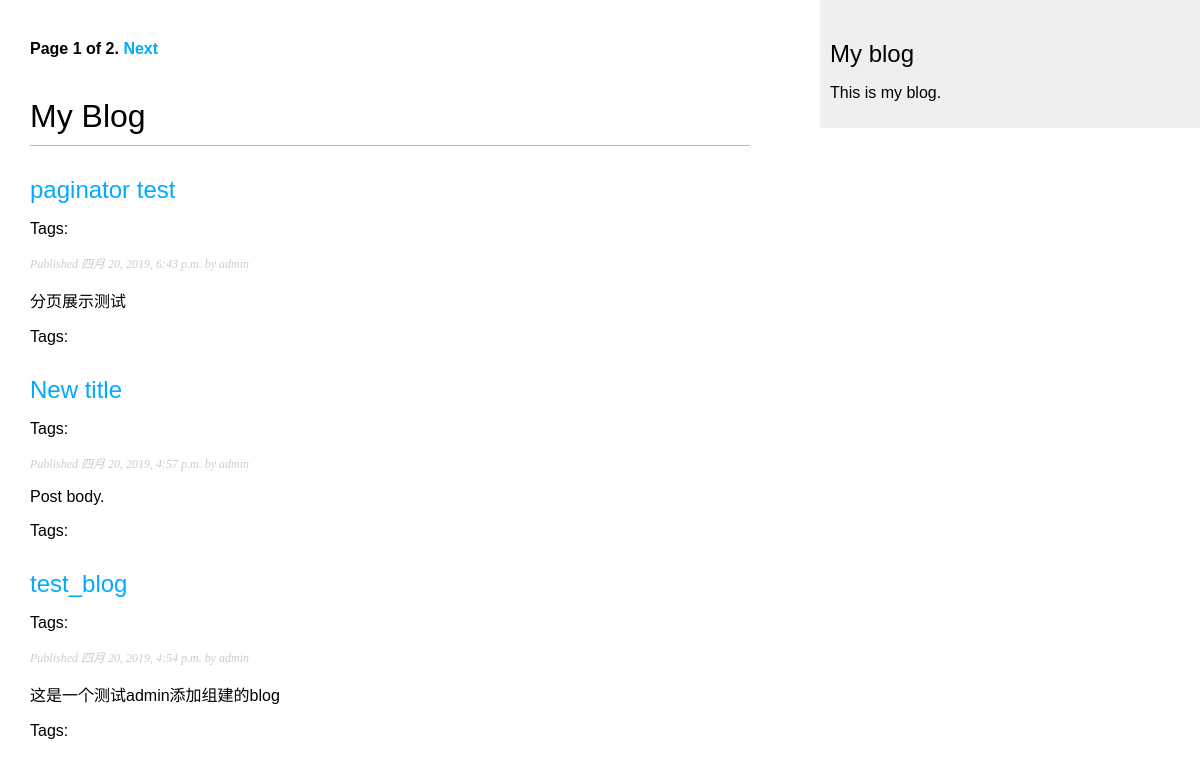
Screenshot of /blog/ with the database file from the repository.
### blog/models.py (models this page shows, shortened)
class Post(models.Model):
	STATUS_CHOICES = (
		("draft", "Draft"),
		("published", "Published"),
	)
	title = models.CharField(max_length=250)
	slug = models.SlugField(max_length=250, unique_for_date="publish")
	author = models.ForeignKey(User, related_name="blog_posts", on_delete=models.CASCADE)
	body = models.TextField()
	publish = models.DateTimeField(default=timezone.now)
	created = models.DateTimeField(auto_now_add=True)
	updated = models.DateTimeField(auto_now=True)
	status = models.CharField(max_length=10, choices=STATUS_CHOICES, default="draft")
	tags = TaggableManager()
	objects = models.Manager()
	published = PublishedManager()
	class Meta:
		db_table = "blog_post"
		ordering = ("-publish", )
	def get_absolute_url(self):
		return reverse("blog:post_detail", args=[self.publish.year, self.publish.strftime("%m"), self.publish.strftime("%d"), self.slug])

### blog/views.py (the view)
# urls.py: path("", post_list, name="post_list"),
def post_list(request, tag_slug=None):
	object_list = Post.published.all()
	tag = None
	if tag_slug:
		tag = get_object_or_404(Tag, slug=tag_slug)
		object_list = object_list.filter(tags__in=[tag])
	paginator = Paginator(object_list, 3)
	page = request.GET.get("page")
	try:
		posts = paginator.page(page)
	except PageNotAnInteger:
		posts = paginator.page(1)
	except EmptyPage:
		posts = paginator.page(paginator.num_pages)
	return render(request, "blog/post/list.html", {"page": page, "posts": posts, "tag": tag})

### blog/models.py (called while the page is built)
	def get_queryset(self):
		return super(PublishedManager, self).get_queryset().filter(status="published")

### template/blog/post/list.html (shortened to what this page needs)
{% extends "blog/base.html" %}
{% block content %}
{% include "pagination.html" with page=posts %}
<h1>My Blog</h1>
{% for post in posts %}
	<h2>
		<a href="{{ post.get_absolute_url }}">{{ post.title }}</a>
	</h2>
	<p class="tags">
		Tags:
	</p>
	<p class="date">
		Published {{ post.publish }} by {{ post.author }}
	</p>
	{{ post.body|truncatewords:30|linebreaks }}
	<p class="tags">Tags: {{ post.tags.all|join:", " }}</p>
	{% endfor %}
{% endblock %}

### template/blog/base.html (shortened to what this page needs)
{% load staticfiles %}
<!DOCTYPE html>
<html>
<head>
	<link href="{% static "css/blog/blog.css" %}" rel="stylesheet">
</head>
<body>
	<div id="content">
		{% block content %}
		{% endblock %}
	</div>
	<div id="sidebar">
		<h2>My blog</h2>
			<p>This is my blog.</p>
</body>
</html>

### template/pagination.html (shortened to what this page needs)
<div class="pagination">
	<span class="step-links">
		<span class="current">
			Page {{page.number }} of {{ page.paginator.num_pages }}.
		</span>
		{% if page.has_next %}
		<a href="?page={{ page.next_page_number }}">Next</a>
		{% endif %}
	</span>
</div>

### static/css/blog/blog.css (style rules this page uses)
body { margin:0; padding:0; font-family:helvetica, sans-serif; }
a { color:#00abff; text-decoration:none; }
h1 { font-weight:normal; border-bottom:1px solid #bbb; padding:0 0 10px 0; }
h2 { font-weight:normal; margin:30px 0 0; }
#content { float:left; width:60%; padding:0 0 0 30px; }
#sidebar { float:right; width:30%; padding:10px; background:#efefef; height:100%; }
p.date { color:#ccc; font-family: georgia, serif; font-size: 12px; font-style: italic; }
.pagination { margin:40px 0; font-weight:bold; }

### rows the page displays
Post: title "paginator test", publish "四月 20, 2019, 6:43 p.m.", author "admin", body "分页展示测试"
Post: title "New title", publish "四月 20, 2019, 4:57 p.m.", author "admin", body "Post body."
Post: title "test_blog", publish "四月 20, 2019, 4:54 p.m.", author "admin", body "这是一个测试admin添加组建的blog"

### other values shown
{{ page.number }} "1"
{{ page.paginator.num_pages }} "2"
